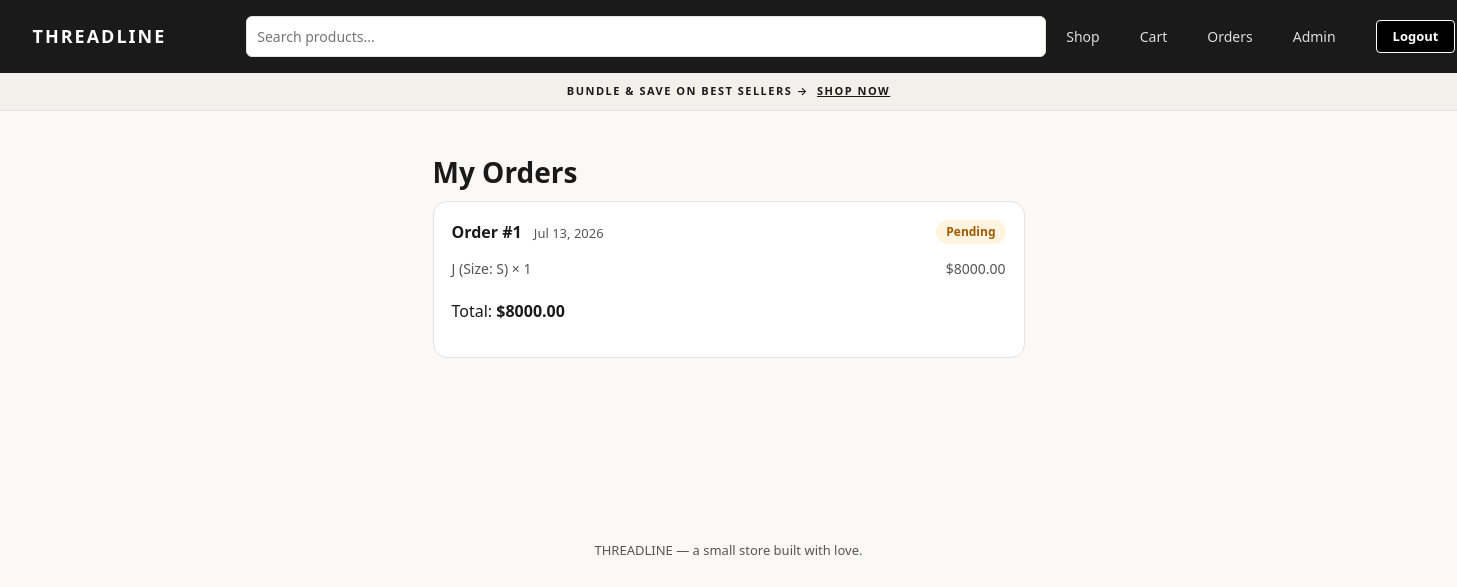
The app's page /my-orders (signed in) with its own data.
### website/models.py (models this page shows)
class Order(db.Model):
    id = db.Column(db.Integer, primary_key=True)
    user_id = db.Column(db.Integer, db.ForeignKey('user.id'), nullable=False)
    date_created = db.Column(db.DateTime, default=datetime.utcnow)
    status = db.Column(db.String(50), default='Pending')
    total = db.Column(db.Float, nullable=False)
    items = db.relationship('OrderItem', backref='order', lazy=True)

class OrderItem(db.Model):
    id = db.Column(db.Integer, primary_key=True)
    order_id = db.Column(db.Integer, db.ForeignKey('order.id'), nullable=False)
    product_id = db.Column(db.Integer, db.ForeignKey('product.id'), nullable=False)
    size = db.Column(db.String(20), nullable=False)
    quantity = db.Column(db.Integer, default=1)
    price_at_purchase = db.Column(db.Float, nullable=False)
    product = db.relationship('Product')

class Product(db.Model):
    id = db.Column(db.Integer, primary_key=True)
    name = db.Column(db.String(150), nullable=False)
    price = db.Column(db.Float, nullable=False)
    description = db.Column(db.String(500))
    image_url = db.Column(db.String(300))
    category = db.Column(db.String(100), default='Uncategorized')
    variants = db.relationship('Variant', backref='product', lazy=True)

### website/views.py (the view)
@views.route('/my-orders')
@login_required
def my_orders():
    orders = Order.query.filter_by(user_id=current_user.id).order_by(Order.date_created.desc()).all()
    return render_template('my_orders.html', orders=orders)

### website/templates/my_orders.html (shortened to what this page needs)
{% extends "base.html" %}
{% block content %}
<div class="page-narrow">
    <h1>My Orders</h1>
    {% if orders %}
        {% for order in orders %}
            <div class="order-card">
                <div class="order-card-header">
                    <div>
                        <strong>Order #{{ order.id }}</strong>
                        <span class="order-date">{{ order.date_created.strftime('%b %d, %Y') }}</span>
                    </div>
                    <span class="status-badge status-{{ order.status|lower }}">{{ order.status }}</span>
                </div>
                <div class="order-items">
                    {% for item in order.items %}
                        <div class="order-item-row">
                            <span>{{ item.product.name }} (Size: {{ item.size }}) &times; {{ item.quantity }}</span>
                            <span>${{ '%.2f'|format(item.price_at_purchase * item.quantity) }}</span>
                        </div>
                    {% endfor %}
                </div>
                <p class="cart-summary-total">Total: <strong>${{ '%.2f'|format(order.total) }}</strong></p>
            </div>
        {% endfor %}
    {% else %}
        <p class="empty-state">You haven't placed any orders yet.</p>
        <a href="/" class="btn-primary">Start Shopping</a>
    {% endif %}
</div>
{% endblock %}

### website/static/css/style.css (style rules this page uses)
:root { --ink: #1a1a1a; --ink-soft: #555; --paper: #faf9f7; --card: #ffffff; --line: #e6e3de; --accent: #b5651d; --success: #2e7d32; --error: #c62828; --radius: 10px; }
* { box-sizing: border-box; }
body { font-family: 'Segoe UI', -apple-system, Arial, sans-serif; margin: 0; background-color: var(--paper); color: var(--ink); line-height: 1.5; }
h1 { font-size: 28px; margin: 0 0 8px; }
.page-narrow { max-width: 640px; margin: 40px auto; padding: 0 24px; }
.cart-summary-total { font-size: 16px; margin: 16px 0; }
.order-card { background: var(--card); border: 1px solid var(--line); border-radius: 14px; padding: 18px; margin-bottom: 16px; }
.order-card-header { display: flex; justify-content: space-between; align-items: center; margin-bottom: 10px; }
.order-date { color: var(--ink-soft); font-size: 13px; margin-left: 8px; }
.order-item-row { display: flex; justify-content: space-between; font-size: 14px; padding: 4px 0; color: var(--ink-soft); }
.status-badge { font-size: 12px; padding: 3px 10px; border-radius: 12px; font-weight: 600; }
.status-pending { background: #fff4e0; color: #a05a00; }

### records on screen
Order: id "1", date_created "Jul 13, 2026", status "Pending", total "8000.00"
OrderItem: product.name "J", size "S", quantity "1", item.price_at_purchase*item.quantity "8000.00"
